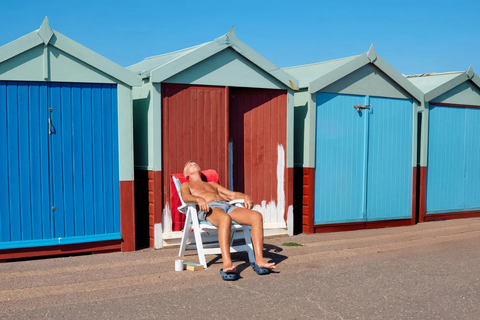
#> input picture src/content/steganography/beispiele/strandhaeuser.png, 480 x 320 px, found by its file name
$ python fraktal-6.py
#> lines starting #> are read from the running program, lines starting #| are printed output that depends on the picture
import sys
import time

import numpy as np
from PIL import Image

R = 8           # so breit und hoch ist ein Block, der ersetzt wird


def load(path):
    return np.asarray(Image.open(path).convert('L'), dtype=float)


def save(image, path):
    Image.fromarray(np.clip(image, 0, 255).round().astype(np.uint8)).save(path)


def shrink(block):
    h, w = block.shape
    return block.reshape(h // 2, 2, w // 2, 2).mean(axis=(1, 3))


def turned(block, k):
    if k >= 4:
        block = np.fliplr(block)
    return np.rot90(block, k % 4)


def fit(domain, target):
    d = domain - domain.mean()
    t = target - target.mean()
    s = (d * t).sum() / max((d * d).sum(), 1e-9)
    s = min(max(s, -1.0), 1.0)
    o = target.mean() - s * domain.mean()
    error = ((s * domain + o - target) ** 2).sum()
    return s, o, error


def domains(image):
    blocks, places = [], []
    h, w = image.shape
    for y in range(0, h - 2 * R + 1, R):
        for x in range(0, w - 2 * R + 1, R):
            small = shrink(image[y:y + 2 * R, x:x + 2 * R])
            for k in range(8):
                blocks.append(turned(small, k).ravel())
                places.append((x, y, k))
    return np.array(blocks), places


def encode(image):
    blocks, places = domains(image)
    means = blocks.mean(axis=1)
    centred = blocks - means[:, None]
    spread = (centred * centred).sum(axis=1)
    code = []
    h, w = image.shape
    for y in range(0, h, R):
        for x in range(0, w, R):
            target = image[y:y + R, x:x + R].ravel()
            t = target - target.mean()
            dots = centred @ t
            s = np.clip(dots / np.maximum(spread, 1e-9), -1, 1)
            error = t @ t - 2 * s * dots + s * s * spread
            best = int(error.argmin())
            dx, dy, k = places[best]
            o = target.mean() - s[best] * means[best]
            code.append((x, y, dx, dy, k, s[best], o))
    return np.array(code)


def decode_step(image, code):
    new = np.empty_like(image)
    for x, y, dx, dy, k, s, o in code:
        x, y, dx, dy, k = int(x), int(y), int(dx), int(dy), int(k)
        small = shrink(image[dy:dy + 2 * R, dx:dx + 2 * R])
        new[y:y + R, x:x + R] = s * turned(small, k) + o
    return new


def load_color(path):
#> called with path = 'strandhaeuser.png'
    image = np.asarray(Image.open(path).convert('YCbCr'), dtype=float)
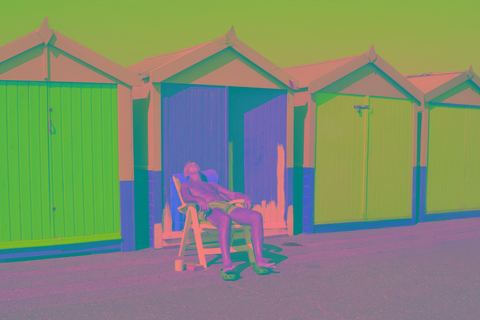
#> image: shape (320, 480, 3) float64; mean R, G, B 127.8, 140.4, 112.4
    return image[:, :, 0], image[:, :, 1], image[:, :, 2]


def save_color(y, cb, cr, path):
    cb = np.repeat(np.repeat(cb, 2, axis=0), 2, axis=1)
    cr = np.repeat(np.repeat(cr, 2, axis=0), 2, axis=1)
    ycbcr = np.clip(np.stack([y, cb, cr], axis=-1), 0, 255).round().astype(np.uint8)
    Image.fromarray(ycbcr, 'YCbCr').convert('RGB').save(path)


def picture_size(code):
    return int(code[:, 1].max()) + R, int(code[:, 0].max()) + R


def start_image(name, h, w):
    if name == 'grau':
        rgb = np.full((h, w, 3), 128.0)
    elif name == 'verlauf':
        rgb = np.zeros((h, w, 3))
        rgb[:, :, 0] = np.linspace(0, 255, w)
        rgb[:, :, 2] = np.linspace(255, 0, w)
    elif name == 'rauschen':
        rgb = np.random.default_rng(1).uniform(0, 255, (h, w, 3))
    else:
        rgb = np.asarray(Image.open(name).convert('RGB').resize((w, h)), dtype=float)
    ycbcr = np.asarray(Image.fromarray(rgb.astype(np.uint8)).convert('YCbCr'), dtype=float)
    return ycbcr[:, :, 0], shrink(ycbcr[:, :, 1]), shrink(ycbcr[:, :, 2])


def main():
    task = sys.argv[1] if len(sys.argv) > 1 else 'encode'
    if task == 'encode':
        y, cb, cr = load_color(sys.argv[2] if len(sys.argv) > 2 else 'strandhaeuser.png')
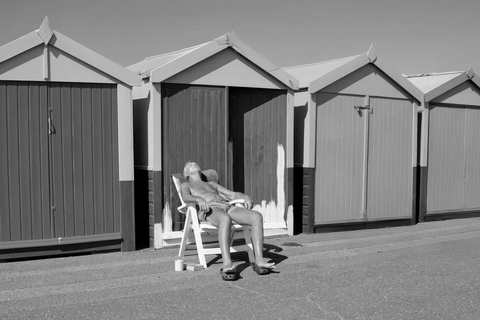
#> y: shape (320, 480) float64; min 0, max 255, mean 127.8
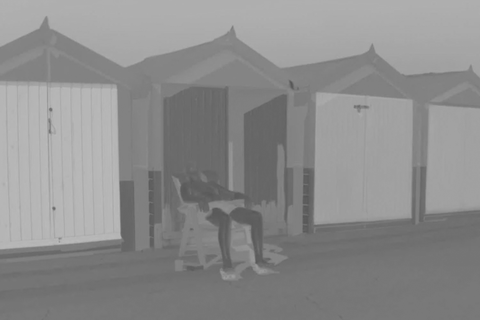
#> cb: shape (320, 480) float64; min 85, max 187, mean 140.4
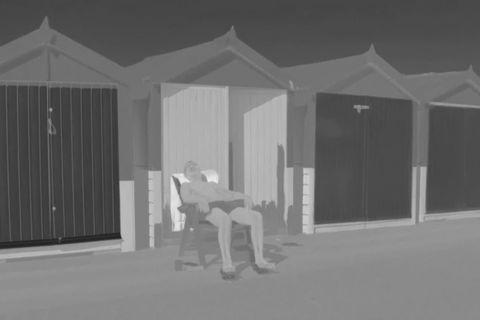
#> cr: shape (320, 480) float64; min 34, max 235, mean 112.4
        begin = time.time()
        np.savez('code.npz', y=encode(y), cb=encode(shrink(cb)), cr=encode(shrink(cr)))
        print(f'fertig in {time.time() - begin:.1f} s')
    elif task == 'decode':
        codes = np.load('code.npz')
        start = sys.argv[2] if len(sys.argv) > 2 else 'grau'
        h, w = picture_size(codes['y'])
        y, cb, cr = start_image(start, h, w)
        images = {'y': y, 'cb': cb, 'cr': cr}
        save_color(images['y'], images['cb'], images['cr'], 'schritt-0.png')
        for step in range(1, 9):
            for name in images:
                images[name] = decode_step(images[name], codes[name])
            save_color(images['y'], images['cb'], images['cr'], f'schritt-{step}.png')


if __name__ == '__main__':
    main()

$ run again, with src/content/steganography/beispiele/fundstueck-2.png copied over src/content/steganography/beispiele/strandhaeuser.png
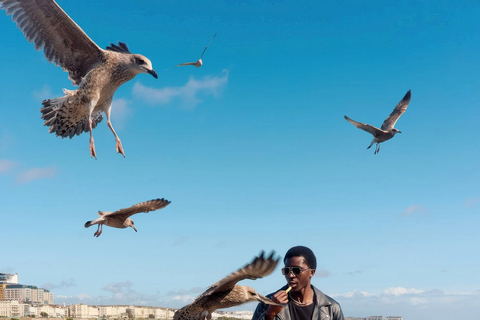
#> input picture src/content/steganography/beispiele/fundstueck-2.png, 480 x 320 px, found by its file name
#> in main, `y, cb, cr = load_color(sys.argv[2] if len(sys.argv) > 2 else 'strandha..`:
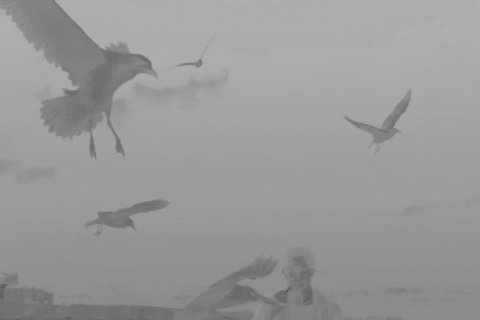
#> cb: shape (320, 480) float64; min 89, max 178, mean 153
#> in main, `y, cb, cr = load_color(sys.argv[2] if len(sys.argv) > 2 else 'strandha..`:
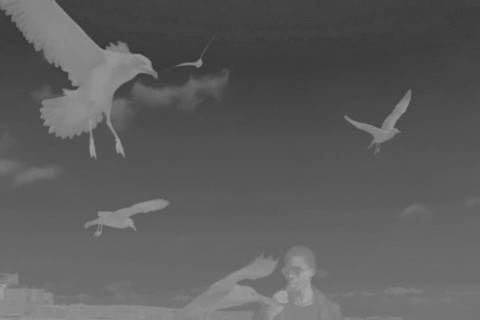
#> cr: shape (320, 480) float64; min 51, max 167, mean 92.8

$ run again, with src/content/steganography/beispiele/fundstueck.png copied over src/content/steganography/beispiele/strandhaeuser.png
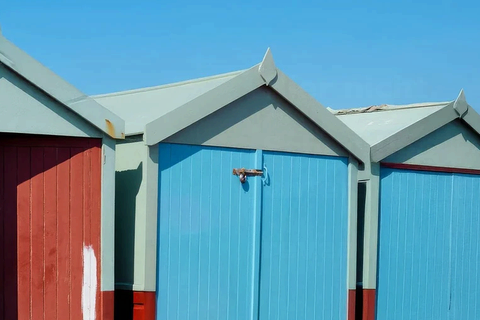
#> input picture src/content/steganography/beispiele/fundstueck.png, 480 x 320 px, found by its file name
#> in main, `y, cb, cr = load_color(sys.argv[2] if len(sys.argv) > 2 else 'strandha..`:
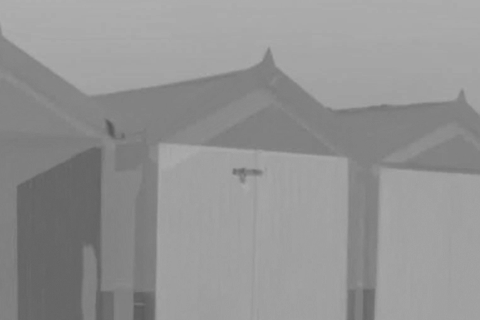
#> cb: shape (320, 480) float64; min 85, max 176, mean 147
#> in main, `y, cb, cr = load_color(sys.argv[2] if len(sys.argv) > 2 else 'strandha..`:
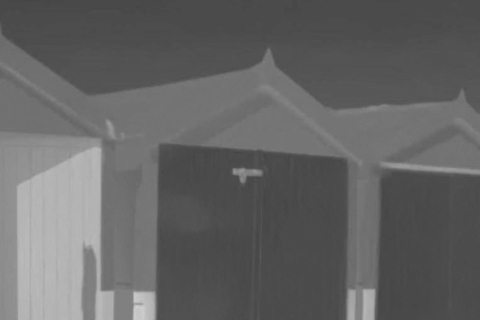
#> cr: shape (320, 480) float64; min 68, max 207, mean 100.4
